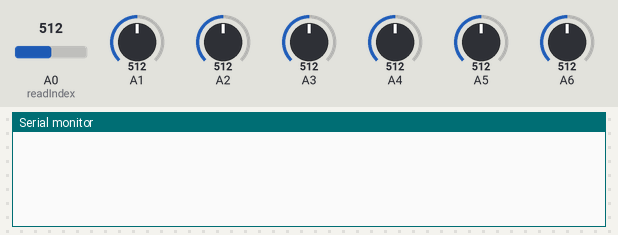
The sketch below on a simulated Arduino Uno, built with avr-gcc and run on an emulated ATmega328P. On the bench: the last lines printed to the serial monitor. The test bench sets the inputs (shaded band); at power-on: A0 (readIndex) = 512, A1 = 512, A2 = 512, A3 = 512, A4 = 512, A5 = 512, A6 = 512.

Above: at 1.2 s.
1.3 s: A0 (readIndex) set to 306
At 2.2 s:
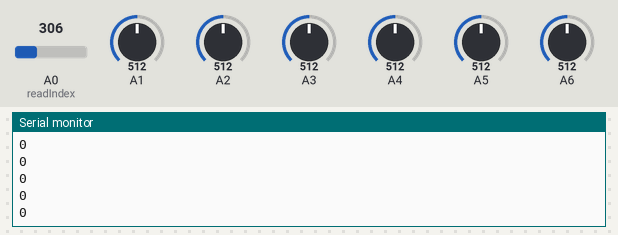
3.2 s: A1 set to 306
At 3.7 s:
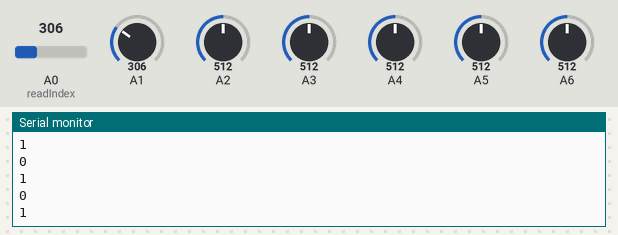
4.7 s: A2 set to 306
At 5.2 s:
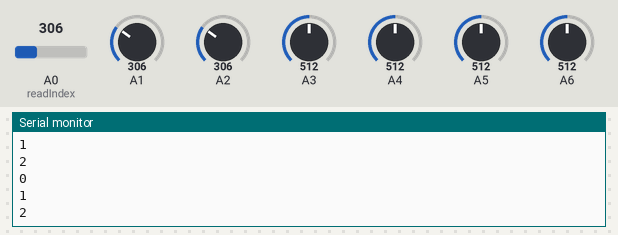
6.2 s: A3 set to 306
At 6.9 s:
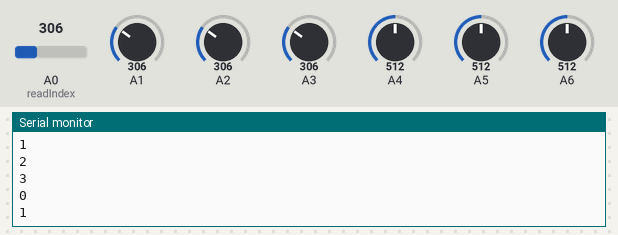
7.7 s: A4 set to 306
At 8.2 s:
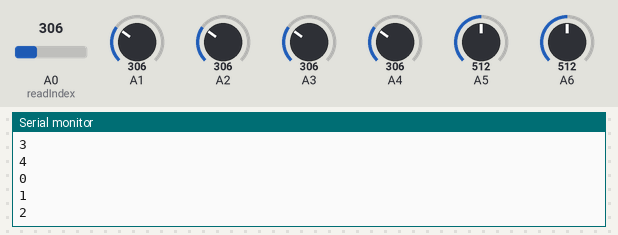
9.2 s: A5 set to 306
At 9.8 s:
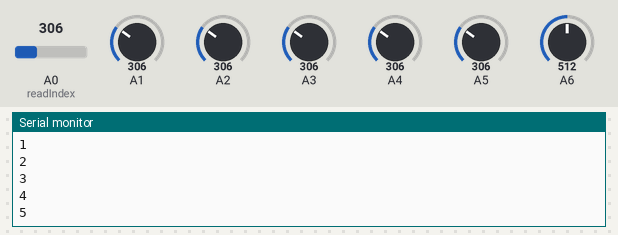
Timing chart, 0 to 11.7 s (numbered marks = the images above; inputs shaded):
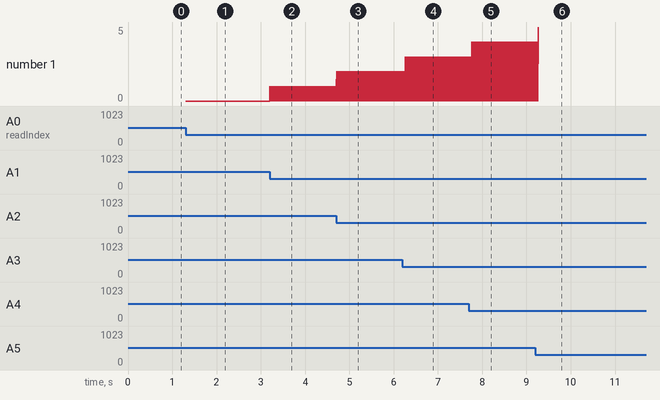

Measured:
- after the input at 1.3 s, the serial monitor: prints a new line at once (image 1)
- after the input at 3.2 s, the serial monitor: prints a new line at once (image 2)
- after the input at 4.7 s, the serial monitor: prints a new line at once (image 3)
- after the input at 6.2 s, the serial monitor: prints a new line after 0.07 s (image 4)
- after the input at 7.7 s, the serial monitor: prints a new line after 0.07 s (image 5)
- after the input at 9.2 s, the serial monitor: prints a new line after 0.07 s (image 6)
- plotted number 1: 0 → 1 after the input at 3.2 s, 1 → 2 after the input at 4.7 s, 3 → 5 after the input at 9.2 s

The sketch:

pitchmark_sensor.ino
```cpp
// Define the number of samples to keep track of. The higher the number, the
// more the readings will be smoothed, but the slower the output will respond to
// the input. Using a constant rather than a normal variable lets us use this
// value to determine the size of the readings array.
const int numReadings = 7;

int readings[numReadings];      // the readings from the analog input
int readIndex = 0;              // the index of the current reading
int total = 0;                  // the running total
int average = 0;                // the average


void setup() {
  analogReference(DEFAULT);
  // initialize serial communication with computer:
  Serial.begin(9600);
  // initialize all the readings to 0:
  for (int thisReading = 0; thisReading < numReadings; thisReading++) {
    readings[thisReading] = 0;
  }
}

void loop() {

  // subtract the last reading:
  total = total - readings[readIndex];
  // read from the sensor:
  readings[readIndex] = analogRead(readIndex);
  if (readings[readIndex] < .90 * average) {Serial.println(readIndex);}
  // add the reading to the total:
  total = total + readings[readIndex];
  // advance to the next position in the array:
  readIndex = readIndex + 1;
  // if we're at the end of the array...
  if (readIndex >= numReadings) {
    // ...wrap around to the beginn
    readIndex = 0;
  }

  // calculate the average:
  average = total / numReadings;
  // send it to the computer as ASCII digits

  delay(1);        // delay in between reads for stability
}
```
